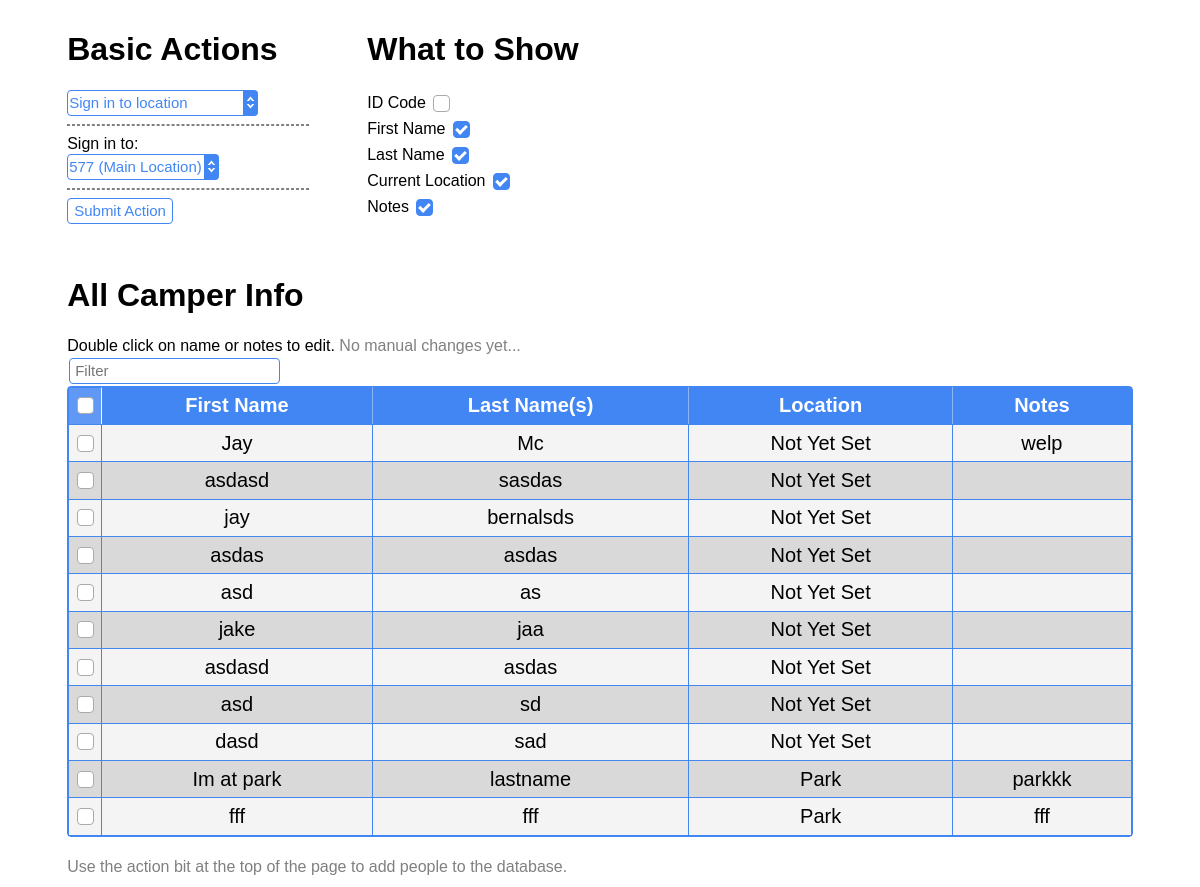
The page /index on the database as committed earlier.
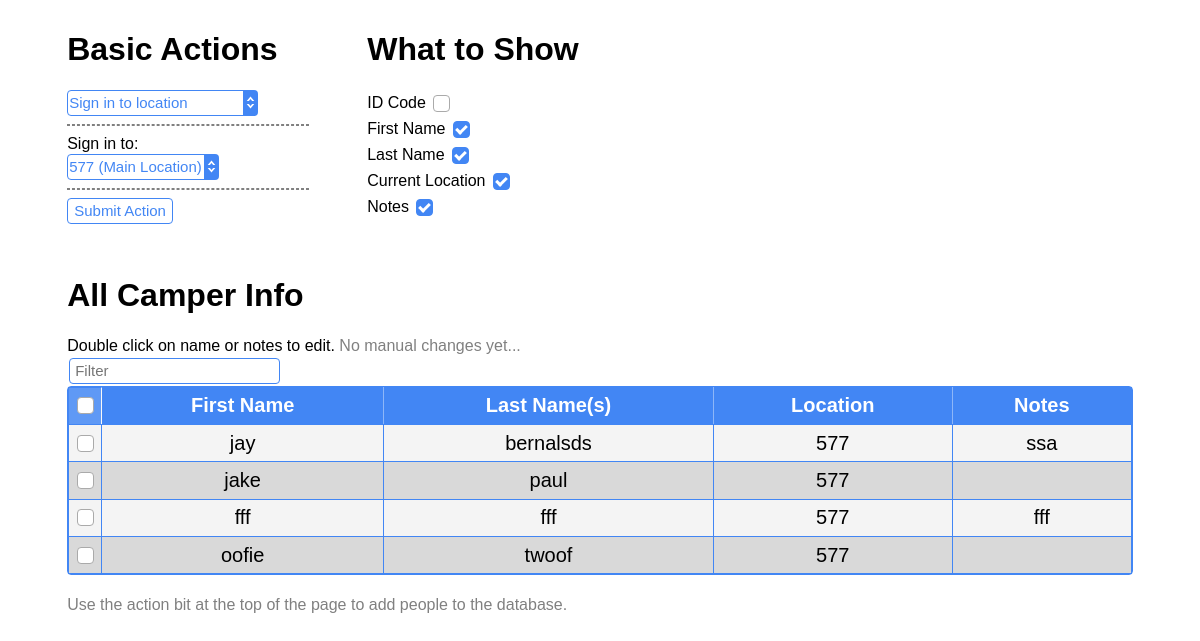
The same page on the database as committed later.
### app/data/models.py (models this page shows, shortened)
class Camper(Base):
    __tablename__ = 'campers'
    id = Column(String(id_length), primary_key=True, unique=True)
    firstname = Column(String(50))
    lastname  = Column(String(100))
    nickname  = Column(String(50))
    location  = Column(String(75))
    note      = Column(String(250))

### app/pages/main_page.py (the view)
@app.route('/')
@app.route('/index')
def index():
	check_db();
	print (db_session.query(Camper).count())
	camper_data = db_session.query(Camper)
	return render_template('viewdb.html', campers=camper_data, locations=get_locations())

### app/data/camper_editing.py (called while the page is built)
def get_locations():
	return location_list

### app/data/check.py (called while the page is built)
def db_exists():
    return os.path.isfile('./data/current.db')

def check_db():
    print ('Performing database check')
    print ('{}:'.format(db_exists()))
    if (not db_exists()):
        print('No database found. Making a new one...')
        init_db()

### app/pages/main_page.py (called while the page is built)
@app.teardown_appcontext
def shutdown_session(exception=None):
	db_session.remove()

### app/pages/scan_page.py (called while the page is built)
@app.teardown_appcontext
def shutdown_session(exception=None):
	db_session.remove()

### app/templates/viewdb.html (shortened to what this page needs)
{% extends "base.html" %}
{% import "camperlist.html" as chart %}
{% block head %}
	<link rel="stylesheet" href="{{ url_for('static', filename='css/viewdb.css') }}">
	{{ chart.head() }}
{% endblock %}
{% block content %}
	<div id="actionsBlock" class="content-block">
		<h1> Basic Actions </h1>
		<div class="content-text">
			<form id="actionsForm">
				<select id="action-select" onchange="changeActionMeta(this)">
					<option value="sign-in"> Sign in to location </option>
				</select>
				<br>
				<div id="signin-options">
					<hr>
					<span class="content-text"> Sign in to: </span>
					<select id="location-select">
						{% for location in locations %}A
							<option value="{{location.short}}"> {{location.long}} </option>
						{% endfor %}
					</select>
				</div>
				<hr class="shorten">
				<input type="submit" name="submit-change" class="submit" value="Submit Action" onclick="submitRequest();return false;">
			</form>
		</div>
	</div>
	{{ chart.visblock() }}
	{{ chart.fullbody(campers) }}
	</div>
{% endblock %}

### app/templates/base.html (shortened to what this page needs)
<html>
	<head>
		<link rel="stylesheet" href="{{ url_for('static', filename='css/syles-base.css') }}">
		{% block head %}{% endblock %}
	</head>
	<body>
		<div id="all-content">
			{% block content %}{% endblock %}
		</div>
	</body>
</html>

### app/templates/camperlist.html (shortened to what this page needs)
{% macro head() -%}
	<link rel="stylesheet" href="{{ url_for('static', filename='css/camperlist.css') }}">
{% endmacro %}
{% macro visblock() %}
  <div id="visibilityBlock" class="content-block">
    <h1> What to Show </h1>
    <div class="content-text">
      <form id="visibilityForm">
        <label> <h3> ID Code          </h3> <input type="checkbox"         onchange="setVisibility('.id-col',this.checked)"> </label> <br>
        <label> <h3> First Name 			</h3> <input type="checkbox" checked onchange="setVisibility('.fn-col',this.checked)"> </label> <br>
        <label> <h3> Last Name				</h3> <input type="checkbox" checked onchange="setVisibility('.ln-col',this.checked)"> </label> <br>
        <label> <h3> Current Location	</h3> <input type="checkbox" checked onchange="setVisibility('.lc-col',this.checked)"> </label> <br>
        <label> <h3> Notes						</h3> <input type="checkbox" checked onchange="setVisibility('.nt-col',this.checked)"> </label> <br>
      </form>
    </div>
  </div>
{% endmacro %}
{% macro fullbody(campers) -%}
  <div id="chart-block">
    <div class="content-block clear">
      <h1> All Camper Info </h1>
      <div class="content-text">
        Double click on name or notes to edit.
        <span id="edit-save-message" class="msg">
        </span>
      </div>
      <input type="text" id="filterbox" placeholder="Filter" onkeyup="filter(this.value, 'ordered')">
    </div>
    {{ chartonly(campers) }}
    <div class="content-text msg">
      <br>
      Use the action bit at the top of the page to add people to the database.
    </div>
{% endmacro %}
{% macro chartonly(campers) -%}
  <div id="chart-wrapper">
    <table>
      <thead>
        <th class="all-check"> <input class="select-all-box" type="checkbox" style="border: 2px solid white;" onchange="checkAll(this)"> </th>
        <th class="fn-col"> First Name</th>
        <th class="ln-col"> Last Name(s)</th>
        <th class="lc-col"> Location</th>
        <th class="nt-col"> Notes</th>
      </thead>
      <tbody>
        <form id="camperList">
          {% for camper in campers %}
          <tr id="{{camper.id}}">
            <td class="check"> <input type="checkbox" name="select-box" value="{{camper.id}}" onchange="normalCheck(this)"></td>
            <td class="fn-col editable" id="firstname"> {{camper.firstname}} </td>
            <td class="ln-col editable" id="lastname" > {{camper.lastname}} </td>
            <td class="lc-col"> {{camper.location}} </td>
            <td class="nt-col editable" id="note"    > {{camper.note}}</a> </td>
          </tr>
          {% endfor %}
        </form>
      </tbody>
    </table>
  </div>
{% endmacro %}

### app/static/css/syles-base.css (style rules this page uses)
:root { --accent-color: #4286f4; --accent-hue-shift: hue-rotate(66deg); --main-text-color: black; --contrast-text-color: white; --dim-text-color: #AAAAAA; --main-text-size: 15px; --button-bg-color: white; --focus-color: #C8DCFF90; }
select { -webkit-appearance: none; -moz-appearance: none; appearance: none; padding-right:13px; border: 1px solid var(--accent-color); padding-left: 1px; margin-right: 1px; height: 26px; border-radius: 4px; font-size: var(--main-text-size); color: var(--accent-color); background-color: white; }
h3 { display: inline-block; font-weight: normal; margin: 3px 0; padding: 0; }
input[type~="submit"] { -webkit-transition-duration: 0.1s; transition-duration: 0.1s; background-color: var(--button-bg-color); border: 1px solid var(--accent-color); height: 26px; border-radius: 4px; font-size: var(--main-text-size); color: var(--accent-color); }
input[type~="text"] { background-color: var(--button-bg-color); border: 1px solid var(--accent-color); height: 26px; border-radius: 4px; font-size: var(--main-text-size); margin: 2px; padding: 0 5px; }
#all-content { font-family: Helvetica, Arial, sans-serif; }
@media only screen and (min-width: 600px) { #all-content { margin: 10px 5%; } }

### app/static/css/viewdb.css (style rules this page uses)
#actionsBlock, #visibilityBlock { float: left; display: block; width: 300px; }
.content-text { display: block; clear: both; line-height: 125%; margin: 0; padding: 0; }
.shorten { margin-top: -8px; }
hr { display: block; margin-top: 0.5em; float: left; width: 80%; border: 1px dashed grey; }
#chart-block { clear: both; padding-top: 20px; }
.msg { color: grey; }

### app/static/css/camperlist.css (style rules this page uses)
@media only screen and (min-width: 600px) { td, th { border: 1px solid var(--accent-color);//#11111155; } }
@media only screen and (min-width: 600px) { #chart-wrapper { position: relative; z-index: 10; border-radius: 4px; border: 1.5px solid var(--accent-color); } }
.check, .all-check { width: 32px; }
#topcheck, #listcheck, .check, .all-check { position: relative; text-align: center; margin: 0; padding: 0; }
table { font-size: 20px; border-collapse: collapse; background-color: #f4f4f4; width: 100%; }
thead { font-weight: bold; background-color: var(--accent-color); color: white; }
td, th { padding: 5pt 10pt; vertical-align: middle; text-align: center; }
th.all-check { box-shadow: inset 0 0 100px #FFFFFF2C; }
th:not(.last-col) { border-right-color: #FFFFFF66; }
#visibilityBlock h3 { font-size: 16; }
tbody tr.odd-row { background-color: #0000001C; list-style-type: disc; }
tr { -webkit-transition-duration: 0.1s; transition-duration: 0.1s; }

Rows that differ between the two databases and show on the page:
removed Camper: firstname "Jay", lastname "Mc", location "Not Yet Set", note "welp"
removed Camper: firstname "asdasd", lastname "sasdas", location "Not Yet Set"
removed Camper: firstname "asdas", lastname "asdas", location "Not Yet Set"
removed Camper: firstname "asd", lastname "as", location "Not Yet Set"
removed Camper: firstname "asdasd", lastname "asdas", location "Not Yet Set"
removed Camper: firstname "asd", lastname "sd", location "Not Yet Set"
removed Camper: firstname "dasd", lastname "sad", location "Not Yet Set"
removed Camper: firstname "Im at park", lastname "lastname", location "Park", note "parkkk"
changed Camper "jay": location "Not Yet Set" → "577"; note (not shown) → "ssa"
changed Camper "jake": lastname "jaa" → "paul"; location "Not Yet Set" → "577"
changed Camper "fff": location "Park" → "577"
added Camper: firstname "oofie", lastname "twoof", location "577"
